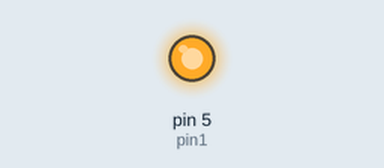
Bench run of a sketch on a simulated Arduino Uno, built with avr-gcc and run on an emulated ATmega328P. On the bench: output pins drawn as LEDs (lit = HIGH).

Above: at 0.1 s.
At 17.8 s:
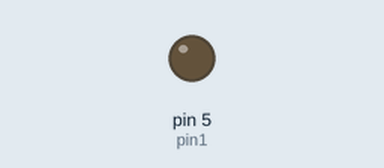
Timing chart, 0 to 19.3 s (numbered marks = the images above):
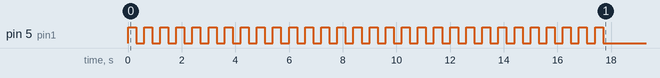

The sketch:

Ex7.2.ino
```cpp
const byte pin1 = 5;
unsigned long pausa = 300;

void setup()
{
 pinMode(pin1 , OUTPUT);

for (int i=0;i<30;i++)
 {
  digitalWrite(pin1 , HIGH);
    delay(pausa);

 digitalWrite(pin1 , LOW);
        delay(pausa);
 }


}

void loop()
{

}
```
